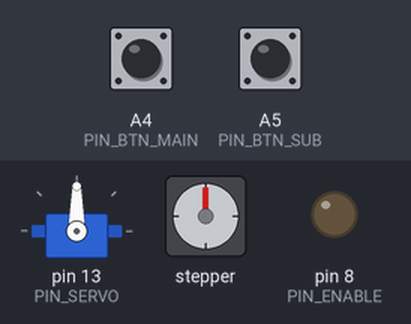
Bench run of a sketch on a simulated Arduino Uno, built with avr-gcc and run on an emulated ATmega328P. On the bench: servo, stepper motor, output pins drawn as LEDs (lit = HIGH). The inputs (shaded band) are chosen by the test bench; at power-on: A4 (PIN_BTN_MAIN) HIGH, A5 (PIN_BTN_SUB) HIGH. Stepper angles assume 200 steps per turn; what the sketch prints to the serial monitor is not drawn.

Above: at 1.2 s.
1.3 s: A4 (PIN_BTN_MAIN) pulled LOW for 0.15 s
At 4.1 s:
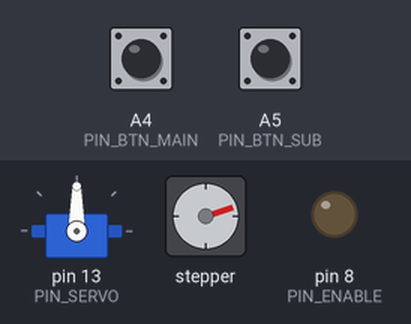
4.3 s: A5 (PIN_BTN_SUB) pulled LOW for 0.15 s
At 5.0 s:
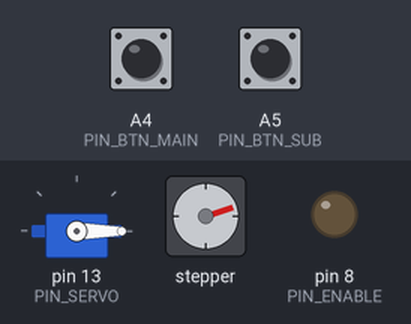
7.4 s: A4 (PIN_BTN_MAIN) pulled LOW for 1 s
At 8.2 s:
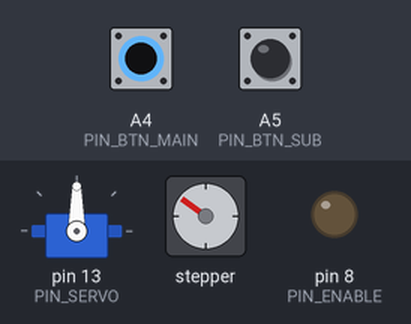
10.5 s: A5 (PIN_BTN_SUB) pulled LOW for 1 s
At 11.5 s:
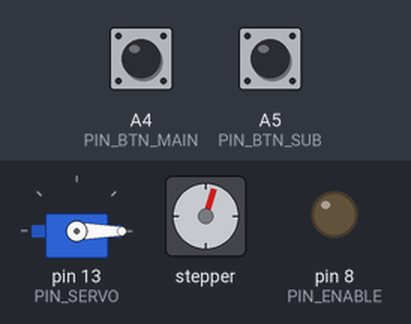
14.5 s: A4 (PIN_BTN_MAIN) pulled LOW for 0.15 s
At 17.3 s:
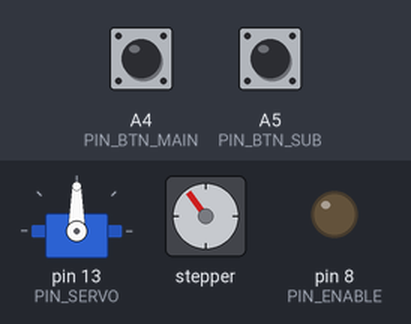
17.5 s: A5 (PIN_BTN_SUB) pulled LOW for 0.15 s
At 18.3 s:
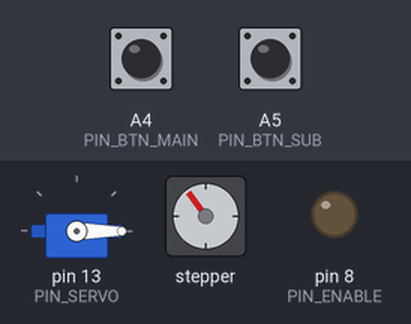
Timing chart, 0 to 21.6 s (numbered marks = the images above; inputs shaded):
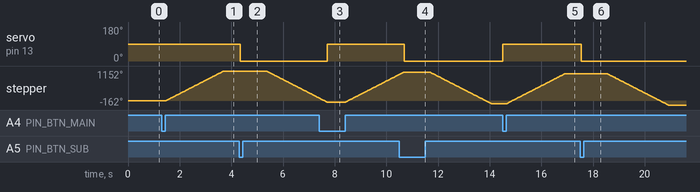

The sketch:

crane_test.ino
```cpp
#include <AccelStepper.h>
#include <Servo.h>

// --- Pins ---
const int PIN_BTN_MAIN = A4;
const int PIN_BTN_SUB  = A5;
const int PIN_STEP_Z = 4;
const int PIN_DIR_Z = 7;
const int PIN_ENABLE = 8;
const int PIN_SERVO = 13;

// --- Config ---
const int CLAW_ANGLE_OPEN  = 90;
const int CLAW_ANGLE_CLOSE = 0;
const int Z_MOVE_STEPS_DOWN = 640;
const int Z_MOVE_STEPS_UP = 670;
const float MAX_SPEED_Z = 300.0;
const float ACCELERATION_Z = 50000.0;

AccelStepper stepperZ(AccelStepper::DRIVER, PIN_STEP_Z, PIN_DIR_Z);
Servo clawServo;

bool isMovingZ = false;
int nextClawAction = -1;

void setup() {
    Serial.begin(115200);
    pinMode(PIN_BTN_MAIN, INPUT_PULLUP);
    pinMode(PIN_BTN_SUB, INPUT_PULLUP);

    pinMode(PIN_ENABLE, OUTPUT);
    digitalWrite(PIN_ENABLE, LOW);

    stepperZ.setMaxSpeed(MAX_SPEED_Z);
    stepperZ.setAcceleration(ACCELERATION_Z);
    stepperZ.setPinsInverted(true, false, false); // Z축 회전 방향 반전

    clawServo.write(CLAW_ANGLE_OPEN);
    clawServo.attach(PIN_SERVO);

    Serial.println("=== Manual Split Sequence Test ===");
    Serial.println("[A4]: Z축 하강 -> 도착하면 집게 열기(90도)");
    Serial.println("[A5]: 집게 닫기(0도) -> Z축 상승");
}

void loop() {
    stepperZ.run();

    if (!isMovingZ && stepperZ.distanceToGo() == 0) {

        if (nextClawAction == 1) {
            Serial.println("-> Z축 하강 완료.");
            nextClawAction = -1;
        }
        else if (nextClawAction == 0) {
            Serial.println("-> Z축 상승 완료.");
            nextClawAction = -1;
        }

        if (digitalRead(PIN_BTN_MAIN) == LOW) {
            if (digitalRead(PIN_BTN_MAIN) == LOW) {
                Serial.println("[A4 입력] 집게 확인/열기(90도) -> Z축 하강 시작...");
                clawServo.write(CLAW_ANGLE_OPEN);

                stepperZ.move(-Z_MOVE_STEPS_DOWN);
                isMovingZ = true;
                nextClawAction = 1;
                while(digitalRead(PIN_BTN_MAIN) == LOW);
            }
        }
        else if (digitalRead(PIN_BTN_SUB) == LOW) {
            delay(50);
            if (digitalRead(PIN_BTN_SUB) == LOW) {
                Serial.println("[A5 입력] 집게 닫기 (0도)");
                clawServo.write(CLAW_ANGLE_CLOSE);

                unsigned long waitStart = millis();
                while(millis() - waitStart < 1000) {
                    stepperZ.run();
                }

                Serial.println("-> Z축 상승 시작...");
                stepperZ.move(Z_MOVE_STEPS_UP);
                isMovingZ = true;
                nextClawAction = 0;
                while(digitalRead(PIN_BTN_SUB) == LOW);
            }
        }
    }

    if (isMovingZ && stepperZ.distanceToGo() == 0) {
        isMovingZ = false;
    }
}
```

Measured:
- after the input at 1.3 s, stepper: turns 1152° clockwise in 2.2 s, starting after 0.15 s
- after the input at 4.3 s, servo on pin 13 (PIN_SERVO): 90° → 0° after 0.05 s; stepper: keeps turning counter-clockwise at about 512°/s, starting after 1.1 s
- after the input at 7.4 s, servo on pin 13 (PIN_SERVO): 0° → 90° after 0.31 s
- after the input at 10.5 s, servo on pin 13 (PIN_SERVO): 90° → 0° after 0.20 s
- after the input at 14.5 s, servo on pin 13 (PIN_SERVO): 0° → 90° at once; stepper: turns 1152° clockwise in 2.3 s, starting after 0.15 s
- after the input at 17.5 s, servo on pin 13 (PIN_SERVO): 90° → 0° after 0.05 s; stepper: turns 1206° counter-clockwise in 2.4 s, starting after 1.1 s
